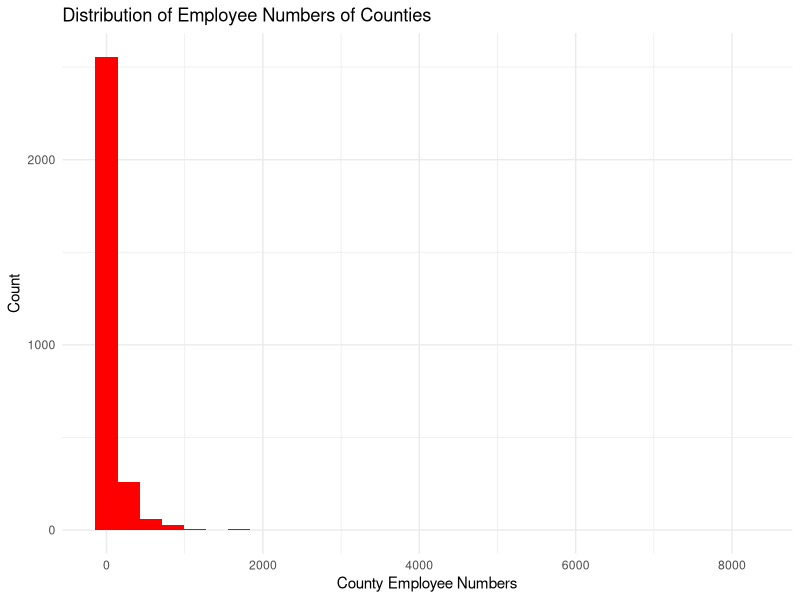
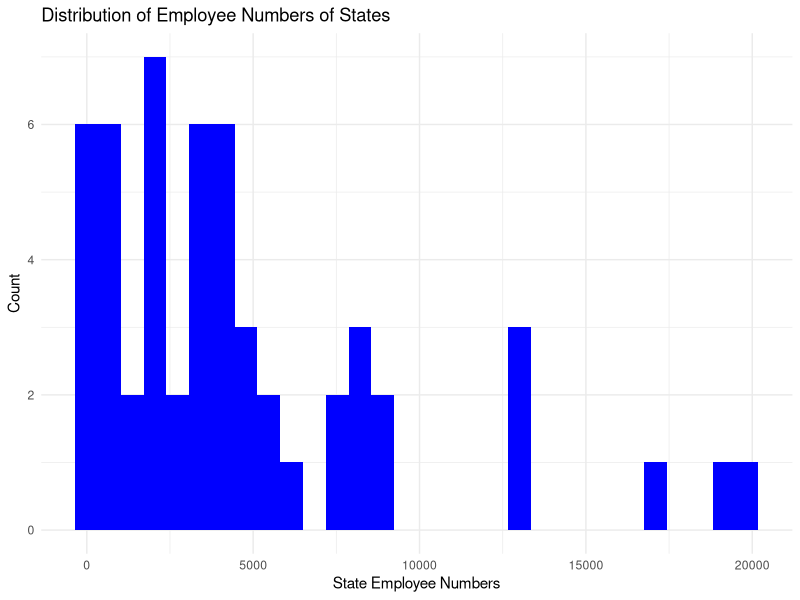
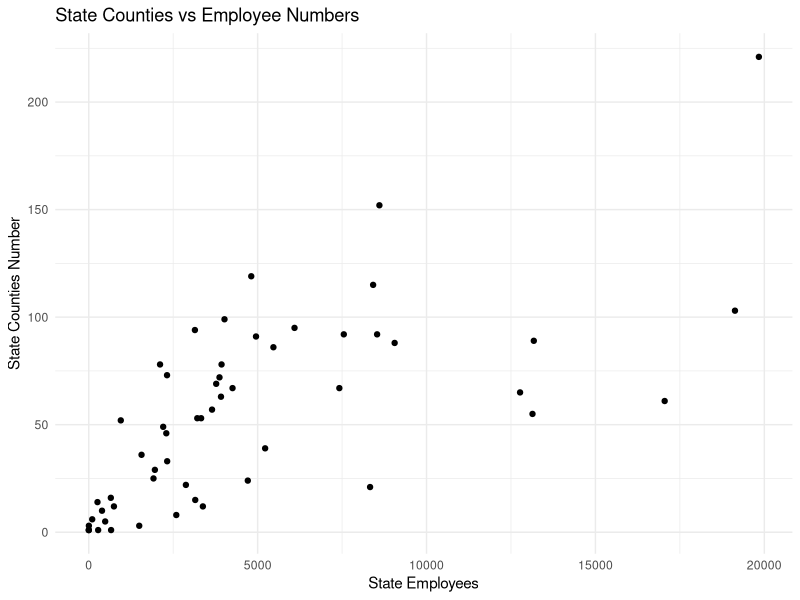

Source code (R) for these figures, in order:
## ---- chunk 1
#| label: setup
#| warning: false
#| message: false

library(tidyverse)
library(ggplot2)
library(readxl)

knitr::opts_chunk$set(echo = TRUE, warning=FALSE, message=FALSE)
## ---- chunk 2


  state_county_data <- read_xls('_data/StateCounty2012.xls', skip=4,
                col_names= c("STATE", "Removed",  "COUNTY",
                          "Removed", "EMPLOYEES"))
  
  state_county_data <- state_county_data %>%
    select(STATE, COUNTY, EMPLOYEES) %>%
    filter(!str_detect(STATE, "Total"))
  
  state_county_data <- state_county_data %>%
    filter(!str_detect(STATE, "Excludes"))
  
  state_county_data <- state_county_data %>%
    filter(!str_detect(STATE, "designation"))  
  
  state_county_data <- state_county_data %>%
    mutate(COUNTY = ifelse(STATE=="CANADA", "CANADA", COUNTY))
  
  # The Dimensions 
  dim(state_county_data)
  
  # The Column Names 
  colnames(state_county_data)
  
  head(state_county_data)
  tail(state_county_data)
  
  summary(state_county_data)

## ---- chunk 3
  grouped_by_state <- state_county_data %>%
    group_by(STATE) %>%
    summarize(state_total = sum(EMPLOYEES), 
    state_counties = n_distinct(COUNTY)) %>%
    select(STATE, state_total, state_counties) %>%
    arrange(desc(state_total))
  grouped_by_state
## ---- chunk 4
  ggplot(state_county_data, aes(EMPLOYEES)) +
    geom_histogram(fill="red")  +
    theme_minimal() +
    labs(title = "Distribution of Employee Numbers of Counties", y = "Count", x = "County Employee Numbers")
  
  ggplot(grouped_by_state, aes(state_total)) +
    geom_histogram(fill="blue")  +
    theme_minimal() +
    labs(title = "Distribution of Employee Numbers of States", y = "Count", x = "State Employee Numbers")

## ---- chunk 5
  ggplot(grouped_by_state, aes(state_total, state_counties)) +
    geom_point()  +
    theme_minimal() +
    labs(title = "State Counties vs Employee Numbers", y = "State Counties Number", x = "State Employees")
  
